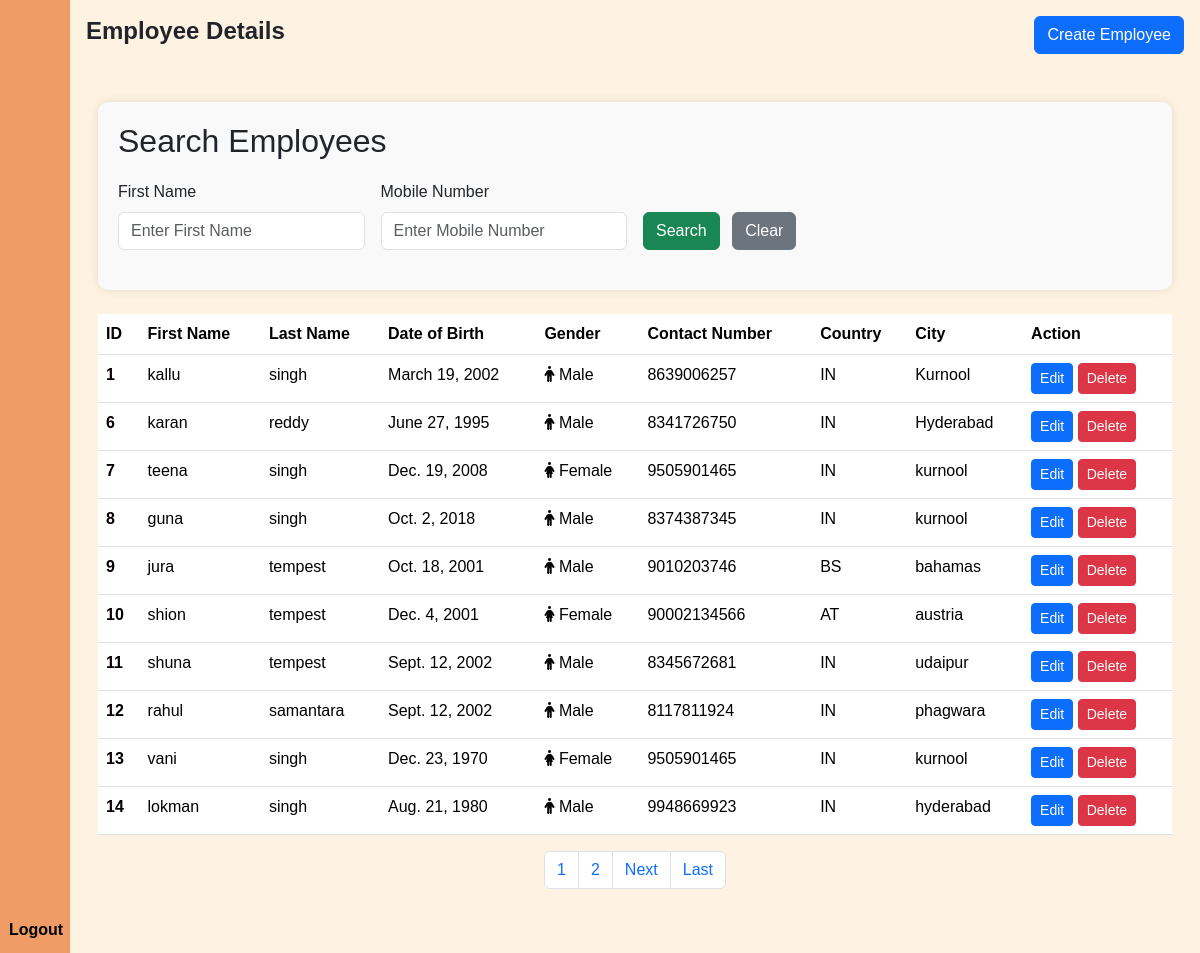
The app's page /details/ (signed in) with its own data.
### Webpage/models.py (models this page shows)
class Emp_details(models.Model):
    firstname = models.CharField(max_length=100)
    lastname = models.CharField(max_length=100)
    email = models.EmailField(max_length=100)
    mobile = models.CharField(max_length=12)
    birth = models.DateField()
    gender = models.CharField(max_length=100)
    address = models.TextField()
    country = CountryField()
    city = models.CharField(max_length=100)
    skills = models.ManyToManyField(Skill)

### Webpage/views.py (the view)
# urls.py: path('details/',views.show_details,name='show_detail'),
@login_required
def show_details(request):
    candidates_list = Emp_details.objects.all()
    paginator = Paginator(candidates_list, 10)
    page_number = request.GET.get('page')
    candidates_data = paginator.get_page(page_number)
    total_page = candidates_data.paginator.num_pages
    return render(request,'showdetails.html',{'candidate':candidates_data,'lastpage':total_page,'total_page':[n+1 for n in range(total_page)]})

### templates/showdetails.html (shortened to what this page needs)
{% extends 'sidebar.html' %}
{% load static %}
{% block extra_css %}
<link rel="stylesheet" href="{% static 'emp.css' %}">
<link rel="stylesheet" href="https://cdnjs.cloudflare.com/ajax/libs/font-awesome/6.0.0-beta3/css/all.min.css">
{% endblock extra_css %}
{% block content %}
<div class="d-flex justify-content-between align-items-center mb-4">
        <h1>Employee Details</h1>
        <a href="{% url 'Webpage:create_emp' %}" class="btn btn-primary">Create Employee</a>
    </div>
<div class="container mt-5">
    <div class="form-container">
        <div class="search-container">
            <h2 >Search Employees</h2>
            <form action="{% url 'Webpage:search_employees' %}" method="get" class="row g-3">
                <div class="col-md-3">
                    <div class="form-group mb-10">
                        <label for="search_firstname" class="form-label">First Name</label>
                        <input type="text" name="search_firstname" id="search_firstname" class="form-control" placeholder="Enter First Name">
                    </div>
                </div>
                <div class="col-md-3">
                    <div class="form-group mb-10">
                        <label for="search_mobile" class="form-label">Mobile Number</label>
                        <input type="text" name="search_mobile" id="search_mobile" class="form-control" placeholder="Enter Mobile Number">
                    </div>
                </div>
                <div class="col-md-3 align-self-end">
                    <button type="submit" class="btn btn-success">Search</button>
                    <a href="{% url 'Webpage:show_detail' %}" class="btn btn-secondary ms-2">Clear</a>
                </div>
            </form>
        </div>
    </div>
    <br>
    <table class="table table-hover">
        <thead>
            <tr>
                <th scope="col">ID</th>
                <th scope="col">First Name</th>
                <th scope="col">Last Name</th>
                <th scope="col">Date of Birth</th>
                <th scope="col">Gender</th>
                <th scope="col">Contact Number</th>
                <th scope="col">Country</th>
                <th scope="col">City</th>
                <th scope="col">Action</th>
            </tr>
        </thead>
        <tbody>
            {% for cand in candidate %}
            <tr>
                <th scope="row">{{ cand.id }}</th>
                <td scope="row">{{ cand.firstname }}</td>
                <td scope="row">{{ cand.lastname }}</td>
                <td scope="row">{{ cand.birth }}</td>
                <td scope="row">
                    {% if cand.gender == 'Male' %}
                        <i class="fas fa-male"></i> {{ cand.gender }}
                    {% elif cand.gender == 'Female' %}
                        <i class="fas fa-female"></i> {{ cand.gender }}
                    {% endif %}
                </td>
                <td scope="row">{{ cand.mobile }}</td>
                <td scope="row">{{ cand.country }}</td>
                <td scope="row">{{ cand.city }}</td>
                <td>
                    <a href="{% url 'Webpage:update_data' cand.id %}" class="btn btn-primary btn-sm">Edit</a>
                    <form action="{% url 'Webpage:delete_dataa' cand.id %}" method="post" class="d-inline">
                        <input type="submit" class="btn btn-danger btn-sm" value="Delete">
                    </form>
                </td>
            </tr>
            {% endfor %}
        </tbody>
    </table>
    <nav aria-label="...">
        <ul class="pagination justify-content-center">
            {% for n in total_page %}
            <li class="page-item" aria-current="page">
                <a class="page-link" href="/details/?page={{ n }}">{{ n }} </a>
            </li>
            {% endfor %}
            {% if candidate.has_next %}
            <li class="page-item">
                <a class="page-link" href="/details/?page={{ candidate.next_page_number }}">Next</a>
            </li>
            <li class="page-item">
                <a class="page-link" href="/details/?page={{ lastpage }}">Last</a>
            </li>
            {% endif %}
        </ul>
    </nav>
</div>
{% endblock content %}

### templates/sidebar.html (shortened to what this page needs)
<!DOCTYPE html>
<html lang="en">
<head>
    {%load static%}
    <link rel="stylesheet" href="https://code.jquery.com/ui/1.13.2/themes/base/jquery-ui.css">
    <link rel="stylesheet" href="https://cdn.lineicons.com/4.0/lineicons.css" />
    <link href="https://cdn.jsdelivr.net/npm/bootstrap@5.3.3/dist/css/bootstrap.min.css" rel="stylesheet">
    <link rel="stylesheet" href="{%static 'styles.css'%}">
    {% block extra_css %}
    {%endblock extra_css%}
</head>
<body>
    <div class="wrapper">
        <aside id="sidebar">
            <div class="d-flex">
                <button class="toggle-btn" type="button">
                </button>
            </div>
            <ul class="sidebar-nav">
                <li class="sidebar-item">
                    <a href="/" class="sidebar-link">
                    </a>
                </li>
                <li class="sidebar-item">
                    <a href="#" class="sidebar-link collapsed has-dropdown" data-bs-toggle="collapse"
                        data-bs-target="#auth" aria-expanded="false" aria-controls="auth" onclick="event.stopPropagation();">
                    </a>
                </li>
                <li class="sidebar-item">
                    <a href="#" class="sidebar-link collapsed has-dropdown" data-bs-toggle="collapse"
                        data-bs-target="#Menu" aria-expanded="false" aria-controls="Menu" onclick="event.stopPropagation();" >
                    </a>
                </li>
                <li class="sidebar-item">
                    <a href="#" class="sidebar-link">
                    </a>
                </li>
            </ul>
            <div class="sidebar-footer">
                <form id="logout-form" method="post" action="{% url 'Webpage:logout' %}">
                    <button type="submit" class="but">
                        <span>Logout</span>
                    </button>
                </form>
            </div>
        </aside>
        <div class="main p-3 pb-5">
                {%block content%}
                {%endblock content%}
        </div>
    </div>
    </body>
</html>

### static/styles.css (style rules this page uses)
body { background-color: #FFF5E1; }
a { text-decoration: none; }
li { list-style: none; }
h1 { font-weight: 600; font-size: 1.5rem; }
body { font-family: 'Poppins', sans-serif; padding-bottom: 0; }
.wrapper { display: flex; }
.main { min-height: 100vh; width: 100%; overflow: hidden; transition: all 0.35s ease-in-out; background-color: #FEF3E2; }
#sidebar { width: 70px; min-width: 70px; z-index: 1000; transition: all .25s ease-in-out; background-color:#EF9C66 ; display: flex; flex-direction: column; }
.toggle-btn { background-color: transparent; cursor: pointer; border: 0; padding: 1rem 1.5rem; }
.sidebar-nav { padding: 2rem 0; flex: 1 1 auto; }
a.sidebar-link { padding: .625rem 1.625rem; color: #021526; display: block; font-weight: bolder; font-size: 0.9rem; white-space: nowrap; border-left: 3px solid transparent; }
.sidebar-item { position: relative; }
.but { background-color: #EF9C66; margin-left: 3px; border: none; font-weight: bolder; margin-bottom: 10px; }

### templates/showdetails.html (style rules this page uses)
.form-container { background-color: #f9f9f9; padding: 20px; border-radius: 10px; box-shadow: 0px 0px 10px rgba(0, 0, 0, 0.1); }
.form-container h2 { margin-bottom: 20px; }
.search-container { margin-bottom: 20px; }

### records on screen
Emp_details: id "1", firstname "kallu", lastname "singh", birth "March 19, 2002", gender "Male", mobile "8639006257", country "IN", city "Kurnool"
Emp_details: id "6", firstname "karan", lastname "reddy", birth "June 27, 1995", gender "Male", mobile "8341726750", country "IN", city "Hyderabad"
Emp_details: id "7", firstname "teena", lastname "singh", birth "Dec. 19, 2008", gender "Female", mobile "9505901465", country "IN", city "kurnool"
Emp_details: id "8", firstname "guna", lastname "singh", birth "Oct. 2, 2018", gender "Male", mobile "8374387345", country "IN", city "kurnool"
Emp_details: id "9", firstname "jura", lastname "tempest", birth "Oct. 18, 2001", gender "Male", mobile "9010203746", country "BS", city "bahamas"
Emp_details: id "10", firstname "shion", lastname "tempest", birth "Dec. 4, 2001", gender "Female", mobile "90002134566", country "AT", city "austria"
Emp_details: id "11", firstname "shuna", lastname "tempest", birth "Sept. 12, 2002", gender "Male", mobile "8345672681", country "IN", city "udaipur"
Emp_details: id "12", firstname "rahul", lastname "samantara", birth "Sept. 12, 2002", gender "Male", mobile "8117811924", country "IN", city "phagwara"
Emp_details: id "13", firstname "vani", lastname "singh", birth "Dec. 23, 1970", gender "Female", mobile "9505901465", country "IN", city "kurnool"
Emp_details: id "14", firstname "lokman", lastname "singh", birth "Aug. 21, 1980", gender "Male", mobile "9948669923", country "IN", city "hyderabad"

### other values on screen
{{ n }} "1" "2"
